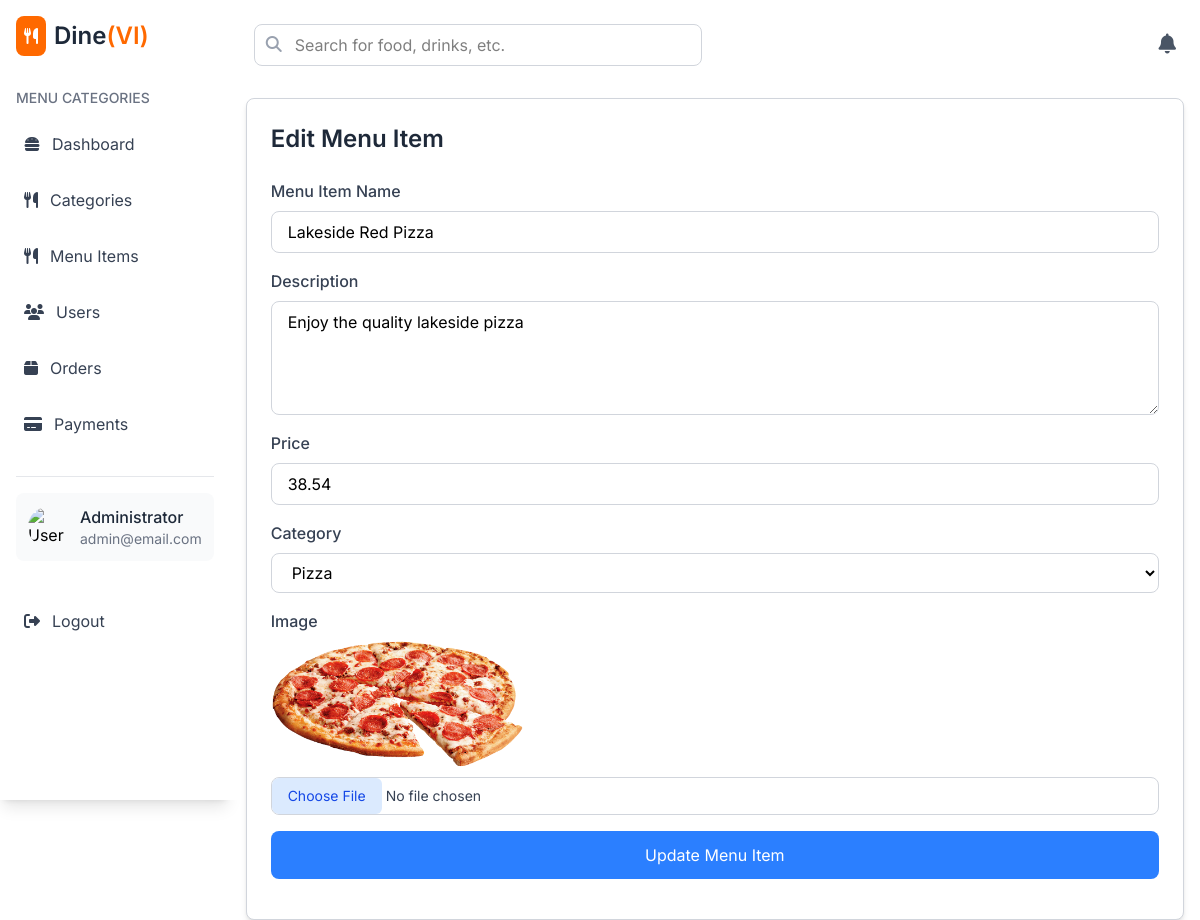
/edit/item/11 (signed in), run on the app's committed database.
### models/models.py (models this page shows, shortened)
class User(db.Model):
    user_id = db.Column(db.Integer, primary_key=True)
    name = db.Column(db.String(100), nullable=False)
    email = db.Column(db.String(150), unique=True, nullable=False)
    password_hash = db.Column(db.String(256), nullable=False)
    role = db.Column(db.String(50), default='waiter')

class MenuItem(db.Model):
    item_id = db.Column(db.Integer, primary_key=True)
    name = db.Column(db.String(100), nullable=False)
    description = db.Column(db.Text)
    price = db.Column(db.Float, nullable=False)
    image_url = db.Column(db.String(255))
    category_id = db.Column(db.Integer, db.ForeignKey('category.category_id'), nullable=False)
    category = db.relationship('Category', back_populates='menu_items', lazy=True)

class Category(db.Model):
    category_id = db.Column(db.Integer, primary_key=True)
    name = db.Column(db.String(50), nullable=False, unique=True)
    image_url = db.Column(db.String(255))  # Add image column
    menu_items = db.relationship('MenuItem', back_populates='category', lazy=True)

### app.py (the view)
@wraps
def login_required(f):
    @wraps(f)
    def decorated_function(*args, **kwargs):
        if 'user_id' not in session:
            flash('You need to log in first.', 'danger')
            return redirect(url_for('login'))
        return f(*args, **kwargs)
    return decorated_function

### app.py (called while the page is built, shortened)
@login_required
@app.route('/edit/item/<int:item_id>', methods=['GET', 'POST'])
def edit_menu_item(item_id):
    logged_user = User.query.get(session['user_id'])
    categories = Category.query.all()
    item = MenuItem.query.get(item_id)
    if item is None:
        flash('Menu item not found!', 'danger')
        return redirect(url_for('view_menu_items', logged_user=logged_user))  # Redirect to the menu view if the item doesn't exist
    return render_template('admin/edit_menu_item.html', item=item, categories=categories, logged_user=logged_user)  # Redirect to the menu view

### templates/admin/edit_menu_item.html (shortened to what this page needs)
{% extends "admin/admin_layout.html" %}
{% block admin_content %}
<div class="border border-gray-300 p-6 bg-white shadow-md rounded-lg">
    <h2 class="text-2xl font-semibold text-gray-800 mb-6">Edit Menu Item</h2>
    <form action="{{ url_for('edit_menu_item', item_id=item.item_id) }}" method="POST" enctype="multipart/form-data">
        <div class="mb-4">
            <label for="name" class="block text-gray-700 font-medium">Menu Item Name</label>
            <input type="text" name="name" id="name" value="{{ item.name }}"
                class="mt-2 block w-full px-4 py-2 border border-gray-300 rounded-lg focus:outline-none focus:ring-2 focus:ring-blue-500"
                required>
        </div>
        <div class="mb-4">
            <label for="description" class="block text-gray-700 font-medium">Description</label>
            <textarea name="description" id="description" rows="4"
                class="mt-2 block w-full px-4 py-2 border border-gray-300 rounded-lg focus:outline-none focus:ring-2 focus:ring-blue-500"
                required>{{ item.description }}</textarea>
        </div>
        <div class="mb-4">
            <label for="price" class="block text-gray-700 font-medium">Price</label>
            <input type="number" name="price" id="price" value="{{ item.price }}"
                class="mt-2 block w-full px-4 py-2 border border-gray-300 rounded-lg focus:outline-none focus:ring-2 focus:ring-blue-500"
                step="0.01" required>
        </div>
        <div class="mb-4">
            <label for="category" class="block text-gray-700 font-medium">Category</label>
            <select name="category_id" id="category_id"
                class="mt-2 block w-full px-4 py-2 border border-gray-300 rounded-lg focus:outline-none focus:ring-2 focus:ring-blue-500"
                required>
                {% for category in categories %}
                <option value="{{ category.category_id }}" {% if category.category_id==item.category_id %}selected{%
                    endif %}>{{ category.name }}</option>
                {% endfor %}
            </select>
        </div>
        <div class="mb-4">
            <label for="image" class="block text-gray-700 font-medium">Image</label>
            <div class="mt-2">
                <img src="{{ url_for('static', filename='uploads/items/' + item.image_url) }}" alt="Current Image"
                    class="w-auto h-32 rounded-md">
            </div>
            <input type="file" name="image" id="image"
                class="mt-2 block w-full text-sm text-gray-700 border border-gray-300 rounded-lg file:border-0 file:text-blue-700 file:bg-blue-100 file:px-4 file:py-2 file:rounded-md focus:outline-none focus:ring-2 focus:ring-blue-500"
                onchange="previewImage(event)">
        </div>
        <div class="mb-4">
            <button type="submit"
                class="w-full py-3 bg-blue-500 text-white rounded-lg hover:bg-blue-600 focus:outline-none focus:ring-2 focus:ring-blue-500">
                Update Menu Item
            </button>
        </div>
    </form>
</div>
{% endblock %}

### templates/admin/admin_layout.html (shortened to what this page needs)
{% extends "base.html" %}
{% block content %}
<div class="app flex flex-col md:flex-row min-h-screen bg-gray-100">
    <aside class="hidden lg:block shrink-0 w-auto bg-white shadow-lg md:min-h-screen p-4">
        <div class="flex items-center mb-8">
            <div class="bg-orange-500 text-white p-2 rounded-lg mr-2">
                <i class="fas fa-utensils"></i>
            </div>
            <h1 class="text-2xl font-semibold text-gray-800">Dine<span class="text-orange-500">(VI)</span></h1>
        </div>
        <div class="mb-8">
            <h2 class="text-gray-500 text-sm font-medium mb-4">MENU CATEGORIES</h2>
            <ul class="space-y-4">
                <a href="{{ url_for('admin_dashboard') }}"
                    class="flex space-x-2 items-center p-2 rounded-lg text-gray-700 hover:bg-gray-100">
                    <i class="fas fa-hamburger mr-3"></i>
                    <span>Dashboard</span>
                </a>
                <a href="{{ url_for('view_categories') }}"
                    class="flex space-x-2 items-center p-2 rounded-lg text-gray-700 hover:bg-gray-100">
                    <i class="fas fa-utensils mr-3"></i>
                    <span>Categories</span>
                </a>
                <a href="{{ url_for('view_menu_items') }}"
                    class="flex space-x-2 items-center p-2 rounded-lg text-gray-700 hover:bg-gray-100">
                    <i class="fas fa-utensils mr-3"></i>
                    <span>Menu Items</span>
                </a>
                <a href="#" class="flex space-x-2 items-center p-2 rounded-lg text-gray-700 hover:bg-gray-100">
                    <i class="fas fa-users mr-3"></i>
                    <span>Users</span>
                </a>
                <a href="#" class="flex space-x-2 items-center p-2 rounded-lg text-gray-700 hover:bg-gray-100">
                    <i class="fas fa-box mr-3"></i>
                    <span>Orders</span>
                </a>
                <a href="#" class="flex space-x-2 items-center p-2 rounded-lg text-gray-700 hover:bg-gray-100">
                    <i class="fas fa-credit-card mr-3"></i>
                    <span>Payments</span>
                </a>
            </ul>
        </div>
        <div class="pt-4 border-t border-gray-200">
            <div class="flex items-center p-3 bg-gray-50 rounded-lg">
                <img src="https://www.svgrepo.com/show/384674/account-avatar-profile-user-11.svg" alt="User Profile"
                    class="w-10 h-10 rounded-full mr-3" />
                <div>
                    <h3 class="font-medium text-gray-800">{{ logged_user.name }}</h3>
                    <p class="text-sm text-gray-500">{{ logged_user.email }}</p>
                </div>
            </div>
        </div>
        <a href="{{ url_for('logout') }}"
            class="flex space-x-2 items-center p-2 mt-10 rounded-lg text-gray-700 hover:bg-gray-100">
            <i class="fas fa-sign-out-alt mr-3"></i>
            <span>Logout</span>
        </a>
    </aside>
    <main class="flex-grow h-screen flex-1 flex flex-col bg-white p-4">
        <nav class="flex space-x-4 items-center justify-between mb-6 p-2">
            <div class="relative flex-1 max-w-md">
                <input type="text" placeholder="Search for food, drinks, etc."
                    class="w-full p-2 pl-10 rounded-lg border border-gray-300 focus:outline-none focus:ring-2 focus:ring-orange-500 focus:border-transparent" />
                <i class="fas fa-search absolute left-3 top-3 text-gray-400"></i>
            </div>
            <div class="flex items-center space-x-6">
                <button class="text-gray-600 hover:text-gray-800">
                    <i class="fas fa-bell text-xl"></i>
                </button>
            </div>
        </nav>
        {% block admin_content %}{% endblock %}
    </main>
</div>
{% endblock %}

### data on the page
User: name "Administrator", email "admin@email.com"
MenuItem: name "Lakeside Red Pizza", description "Enjoy the quality lakeside pizza", price "38.54", category_id "Pizza", image_url (picture)
